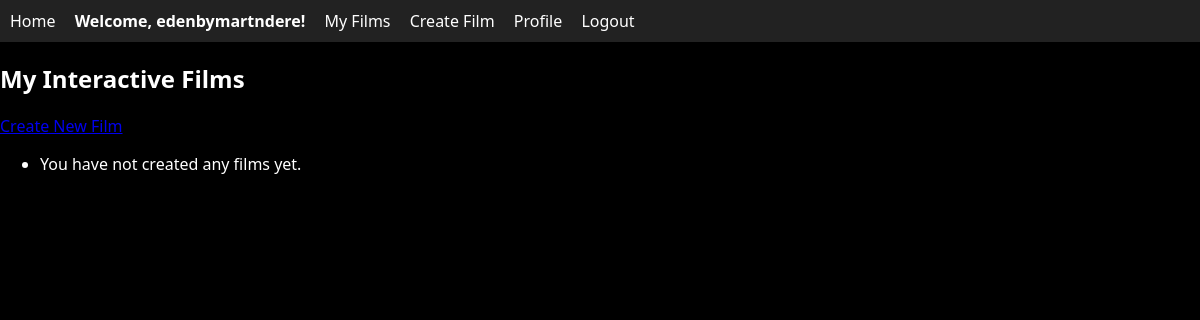
Before: /user/films/ (signed in) with the older database file.
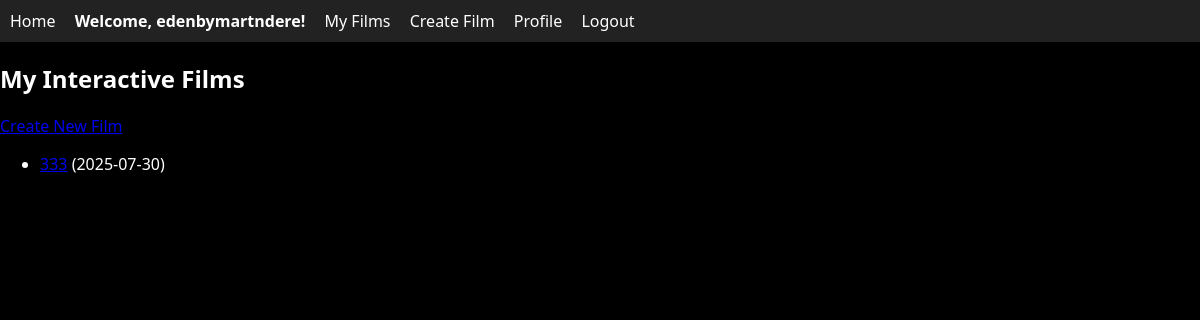
After: the same page with the newer database file.
### user/models.py (models this page shows, shortened)
class UserFilm(models.Model):
    user = models.ForeignKey(User, on_delete=models.CASCADE)
    title = models.CharField(max_length=200)
    description = models.TextField(blank=True)
    created_at = models.DateTimeField(auto_now_add=True)
    is_public = models.BooleanField(default=False)

### user/views.py (the view)
# urls.py: path('films/', views.UserFilmListView.as_view(), name='my_films'),
class UserFilmListView(LoginRequiredMixin, ListView):
    model = UserFilm
    template_name = 'user/my_films.html'
    context_object_name = 'films'
    def get_queryset(self):
        return UserFilm.objects.filter(user=self.request.user)

### user/templates/user/my_films.html
{% extends "eden/base_clip.html" %}
{% block content %}
<h2>My Interactive Films</h2>
<a href="{% url 'user:film_create' %}">Create New Film</a>
<ul>
  {% for film in films %}
    <li>
      <a href="{% url 'user:film_detail' film.pk %}">{{ film.title }}</a>
      ({{ film.created_at|date:"Y-m-d" }})
    </li>
  {% empty %}
    <li>You have not created any films yet.</li>
  {% endfor %}
</ul>
{% endblock %}

### eden/templates/eden/base_clip.html (shortened to what this page needs)
<!DOCTYPE html>
<html lang="en">
<head>
  {% load static %}
  <link rel="stylesheet" href="{% static 'eden/css/style.css' %}">
</head>
<body>
  <header>
    <nav>
      <a href="{% url 'eden:home' %}">Home</a>
      {% if user.is_authenticated %}
        <span>Welcome, {{ user.username }}!</span>
        <a href="{% url 'user:my_films' %}">My Films</a>
        <a href="{% url 'user:film_create' %}">Create Film</a>
        <a href="{% url 'user:profile' %}">Profile</a>
        <a href="{% url 'logout' %}">Logout</a>
      {% else %}
        <a href="{% url 'login' %}">Login</a>
        <a href="{% url 'register' %}">Register</a>
      {% endif %}
    </nav>
  </header>
  <main id="main-content">
    {% block content %}{% endblock %}
  </main>
</body>
</html>

### static/eden/css/style.css (style rules this page uses)
body { margin: 0; padding: 0; background-color: #000; font-family: 'Segoe UI', sans-serif; color: #ffffff; }
nav { background: #222; color: #fff; padding: 10px; }
nav a { color: #fff; margin-right: 15px; text-decoration: none; }
nav span { margin-right: 15px; font-weight: bold; }

Changed rows visible on the page:
added UserFilm: title "333", created_at "2025-07-30"
Other visible differences:
text no longer shown: "You have not created any films yet."
